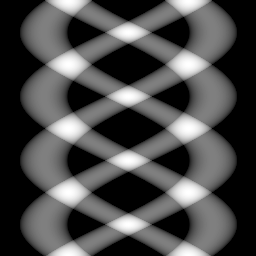

The script that saved this image:
import numpy as np
import matplotlib
matplotlib.use('Agg')
import matplotlib.pyplot as plt

N = 256

# 4 cylinders: (x_center, y_center, radius)
cylinders = [
    (60.0,  60.0, 24.0),
    (-60.0,  60.0, 24.0),
    (60.0, -60.0, 24.0),
    (-60.0, -60.0, 24.0),
]

sino = np.zeros((N, N))
j_arr = np.arange(N) - N // 2  # x = j - N/2

for i in range(N):
    teta = 2.0 * np.pi * i / N
    for x1, y1, r in cylinders:
        x0 = x1 * np.cos(teta) + y1 * np.sin(teta)
        diff = j_arr - x0
        mask = np.abs(diff) <= r
        sino[i, mask] += np.sqrt(r ** 2 - diff[mask] ** 2)

sino.tofile('kadai7.raw')
plt.figure()
plt.imshow(sino, cmap='gray')
plt.imsave('kadai7.png', sino, cmap='gray')
plt.close()
